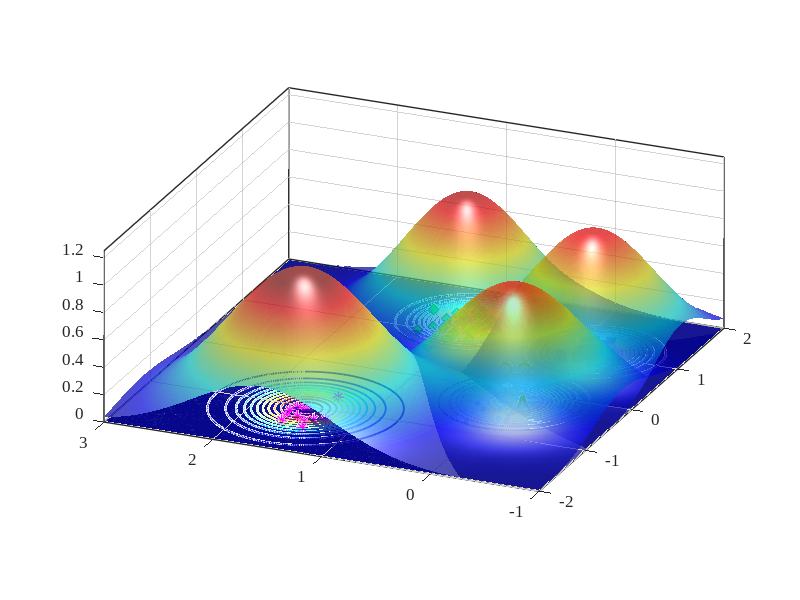

Write MATLAB code to recreate this figure.
%% Reproduce EVM-style demo figure (no toolboxes)
clear; close all; clc; rng(7);

% ---------- 1) 合成四类二维数据 ----------
% 类中心（大致对应图中位置）
C_star  = [-1.15  1.55];   % 红色星
C_diam  = [ 1.25  1.05];   % 绿色菱形
C_square= [ 1.05 -0.20];   % 蓝色方块
C_dot   = [-0.20  0.00];   % 蓝色小点（被 A 标注影响的那簇）

% 协方差（控制每簇形状）
S = @(sx,sy,rho)[sx^2 rho*sx*sy; rho*sx*sy sy^2];
Sig_star   = S(0.18,0.20, 0.05);
Sig_diam   = S(0.22,0.18,-0.10);
Sig_square = S(0.20,0.16, 0.05);
Sig_dot    = S(0.25,0.18, 0.00);

% 从高斯采样（不用 mvnrnd）
sample = @(N,mu,SIG) (randn(N,2)*chol(SIG,'lower') + mu);

X_star   = sample(12,C_star,   Sig_star);
X_diam   = sample(30,C_diam,   Sig_diam);
X_square = sample(28,C_square, Sig_square);
X_dot    = sample(45,C_dot,    Sig_dot);

% 加一个“离群星”靠近 A（见原图左中）
X_star = [X_star; 0.02 0.15];

% ---------- 2) 底面散点与样式 ----------
figure('Color','w','Position',[100,100,800,600]);
hold on; box on; grid on;
z0 = 0; % 所有散点都放在 z=0 的平面

scatter3(X_dot(:,1),   X_dot(:,2),   z0+zeros(size(X_dot,1),1),   18, [0.35 0.60 1.00], 'filled');  % 蓝色小点
scatter3(X_diam(:,1),  X_diam(:,2),  z0+zeros(size(X_diam,1),1),  60, 'g', 'd', 'filled', 'MarkerEdgeColor',[0 0.45 0]); % 绿菱形
scatter3(X_square(:,1),X_square(:,2),z0+zeros(size(X_square,1),1),60, [0 0.25 0.85], 's', 'filled'); % 蓝方块
scatter3(X_star(:,1),  X_star(:,2),  z0+zeros(size(X_star,1),1),  70, [1 0 1], '*', 'LineWidth',1.0); % 洋红星

% ---------- 3) ψ-model 等值环（彩色同心） ----------
% 采用带形状参的径向函数 psi(r) = exp(-(r/s)^t)
psi = @(X,Y,cx,cy,s,t) exp( - ( sqrt((X-cx).^2 + (Y-cy).^2) ./ s ).^t );

% 选几处“极端向量/代表点”（包含 A 所在）
EV = [ -0.23 -0.02 ;   % A 对应蓝点极端向量
        1.06 -0.22 ;   % 蓝方块
        1.28  1.03 ;   % 绿菱形
       -1.05  1.55 ];  % 红星
scale = [0.42, 0.36, 0.40, 0.48];   % 各自 scale
shape = [2.6,  2.2,  2.4,  2.0];    % 各自 shape

% 网格
[xg,yg] = meshgrid(linspace(-3,3,400));
colormap(jet); caxis([0 1]);

% 等高线层级（红到蓝：高到低）
levels = linspace(1.0,0.05,12);

for k = 1:size(EV,1)
    Z = psi(xg,yg,EV(k,1),EV(k,2),scale(k),shape(k));
    [~, h] = contour(xg,yg,Z,levels);    % 直接画在底面，保持颜色映射
    set(h,'LineWidth',1.25);

    % 将等高线明确压到 z=0（兼容不同 MATLAB 版本）
    ch = get(h,'Children');
    for ic = 1:numel(ch)
        zd = get(ch(ic),'ZData');
        if ~isempty(zd)
            set(ch(ic),'ZData',zeros(size(zd))); % 强制贴在 z=0
        end
    end
end

% 标出 A 与问号
text(-0.34,-0.06,0.02,'A','FontWeight','bold','FontSize',20,'Color','k');
text( 0.25, 0.35,0.03,'??','FontWeight','bold','FontSize',22,'Color','k');
text( 2.90,-0.05,0.03,'?','FontWeight','bold','FontSize',22,'Color','k');

% ---------- 4) 上方半透明“钟形面”（表示类支持/概率） ----------
% 用四个高斯穹顶，中心与各簇一致
gauss2 = @(X,Y,cx,cy,s) exp(-((X-cx).^2 + (Y-cy).^2)/(2*s^2));
tops  = {C_star, C_diam, C_square, C_dot};
sigT  = [0.65 0.55 0.55 0.60];
amp   = [1.05 0.95 0.90 0.85];

for i=1:4
    Zt = amp(i) * gauss2(xg,yg,tops{i}(1),tops{i}(2),sigT(i));
    s1 = surf(xg,yg,Zt, 'EdgeColor','none', 'FaceAlpha',0.7);
end
shading interp; camlight headlight; lighting gouraud;

% ---------- 5) 轴、视角与观感 ----------
xlim([-2 2]); ylim([-1 3]); zlim([0 1.25]); view(-67,22);
axis vis3d; daspect([1 1 0.8]);
set(gca,'FontName','Times New Roman','FontSize',12,'LineWidth',1);
% xlabel('x'); ylabel('y'); zlabel('score / \psi');

% 网格和背景风格
grid on; set(gca,'GridAlpha',0.2,'MinorGridAlpha',0.15);
